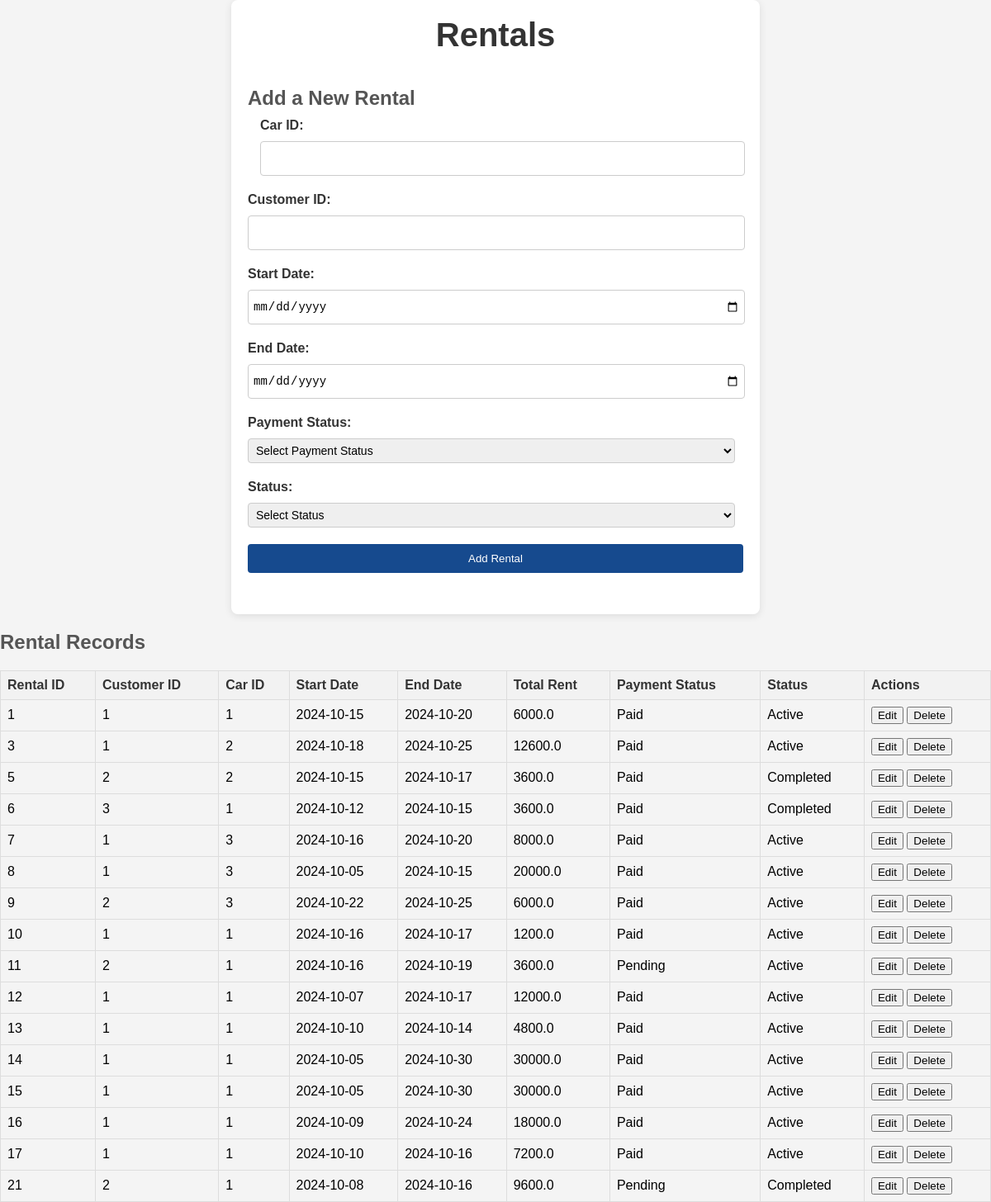
The page /rentals on the database its author committed.
### tables this page shows
CREATE TABLE Rental (
    rental_id INTEGER PRIMARY KEY AUTOINCREMENT,
    customer_id INTEGER NOT NULL,
    car_id INTEGER NOT NULL,
    rental_start_date DATE NOT NULL,
    rental_end_date DATE NOT NULL,
    total_rent REAL NOT NULL,
    payment_status TEXT NOT NULL CHECK (payment_status IN ('Paid', 'Pending')),
    status TEXT NOT NULL CHECK (status IN ('Active', 'Completed', 'Cancelled')),
    FOREIGN KEY (customer_id) REFERENCES Customer(customer_id),
    FOREIGN KEY (car_id) REFERENCES Car(car_id)
);

### app.py (the view, shortened to what this page needs)
@app.route('/rentals', methods=['GET', 'POST'])
def manage_rentals():
    conn = None
    try:
        conn = get_db_connection()
        cur = conn.cursor()
        cur.execute('''
            SELECT Rental.rental_id, car.car_id, Car.model, customer.customer_id, Customer.last_name,
                   Rental.rental_start_date, Rental.rental_end_date, Rental.total_rent,
                   Rental.payment_status, Rental.status
            FROM Rental
            JOIN Car ON Rental.car_id = Car.car_id
            JOIN Customer ON Rental.customer_id = Customer.customer_id
        ''')
        cur.execute('SELECT * FROM Rental')
        rentals = cur.fetchall()
        return render_template('rentals.html', rentals=rentals)
    except sqlite3.OperationalError as e:
        print(f"Database error: {e}")
        return "A database error occurred", 500
    finally:
        if conn:
            conn.close()

### app.py (called while the page is built)
def get_db_connection():
    conn = sqlite3.connect('car_rental.db', check_same_thread=False)
    conn.row_factory = sqlite3.Row  # Return rows as dictionaries
    return conn

### templates/rentals.html (shortened to what this page needs)
<!DOCTYPE html>
<html lang="en">
<head>
    <link rel="stylesheet" href="{{ url_for('static', filename='rentals.css') }}">
</head>
<body>
    <div class="container">
        <header>
            <h1>Rentals</h1>
        </header>
        <form action="/rentals" method="POST" class="rental-form">
            <h2>Add a New Rental</h2>
            <div class="form-group">
                <label for="car_id">Car ID:</label>
                <input type="text" id="car_id" name="car_id" required>
            </div>
            <div class="form-group">
                <label for="customer_id">Customer ID:</label>
                <input type="text" id="customer_id" name="customer_id" required>
            </div>
            <div class="form-group">
                <label for="rental_start_date">Start Date:</label>
                <input type="date" id="rental_start_date" name="rental_start_date" required>
            </div>
            <div class="form-group">
                <label for="rental_end_date">End Date:</label>
                <input type="date" id="rental_end_date" name="rental_end_date" required>
            </div>
            <div class="form-group">
                <label for="payment_status">Payment Status:</label>
                <select id="payment_status" name="payment_status" required>
                    <option value="">Select Payment Status</option>
                </select>
            </div>
            <div class="form-group">
                <label for="status">Status:</label>
                <select id="status" name="status" required>
                    <option value="">Select Status</option>
                </select>
            </div>
            <button type="submit" class="submit-button">Add Rental</button>
        </form>
    </div>
    <div>
        <h2>Rental Records</h2>
        <table class="rentals-table">
            <thead>
                <tr>
                    <th>Rental ID</th>
                    <th>Customer ID</th>
                    <th>Car ID</th>
                    <th>Start Date</th>
                    <th>End Date</th>
                    <th>Total Rent</th>
                    <th>Payment Status</th>
                    <th>Status</th>
                    <th>Actions</th>
                </tr>
            </thead>
            <tbody>
                {% for rental in rentals %}
                <tr>
                    <td>{{ rental['rental_id'] }}</td>
                    <td>{{ rental['customer_id'] }}</td>
                    <td>{{ rental['car_id'] }} </td>
                    <td>{{ rental['rental_start_date'] }}</td>
                    <td>{{ rental['rental_end_date'] }}</td>
                    <td>{{ rental['total_rent'] }}</td>
                    <td>{{ rental['payment_status'] }}</td>
                    <td>{{ rental['status'] }}</td>
                    <td>
                        <button type="button" class="toggle-update-button">Edit</button>
                        <form action="/delete_rental/{{ rental['rental_id'] }}" method="POST" style="display:inline;">
                            <button type="submit" class="delete-button">Delete</button>
                        </form>
                    </td>
                </tr>
                {% else %}
                <tr>
                    <td colspan="9">No rentals found.</td>
                </tr>
                {% endfor %}
            </tbody>
        </table>
    </div>
</body>
</html>

### static/rentals.css (style rules this page uses)
body { font-family: Arial, sans-serif; margin: 0; padding: 0; background-color: #f4f4f4; }
.container { max-width: 900px; margin: 20px auto; padding: 20px; background: white; border-radius: 8px; box-shadow: 0 2px 10px rgba(0, 0, 0, 0.1); }
header { text-align: center; margin-bottom: 20px; }
h1 { font-size: 2.5em; margin: 0; color: #333; }
h2 { font-size: 1.5em; color: #555; margin-bottom: 10px; }
.rental-form { margin-bottom: 30px; }
.form-group { margin-bottom: 15px; }
label { display: block; margin-bottom: 5px; color: #333; }
input[type="text"], input[type="date"], select { width: 100%; padding: 10px; border: 1px solid #ccc; border-radius: 4px; }
.submit-button { background-color: #164a8e; color: white; border: none; border-radius: 4px; padding: 10px 15px; cursor: pointer; transition: background-color 0.3s; }
.rentals-table { width: 100%; border-collapse: collapse; margin-top: 20px; }
.rentals-table th, .rentals-table td { border: 1px solid #ddd; padding: 10px; text-align: left; }
.rentals-table th { background-color: #f2f2f2; color: #333; }

### templates/rentals.html (style rules this page uses)
body { font-family: Arial, sans-serif; overflow-y: auto; }
.container { max-width: 600px; margin: 0 auto; padding: 20px; }
.rental-form { display: flex; flex-direction: column; }
.form-group { flex: 1; margin-right: 10px; }
.form-group:nth-child(2) { margin-left: 15px; }
label { font-weight: bold; }
input[type="text"], input[type="date"], select { width: 100%; padding: 5px; margin-top: 5px; margin-bottom: 5px; border: 1px solid #ccc; border-radius: 4px; height: 30px; font-size: 14px; }
.rentals-table { width: 100%; border-collapse: collapse; margin-top: 20px; }
.rentals-table th, .rentals-table td { border: 1px solid #ddd; padding: 8px; }
.rentals-table th { background-color: #f2f2f2; font-weight: bold; }

### rows shown on the page
Rental: rental_id "1", customer_id "1", car_id "1", rental_start_date "2024-10-15", rental_end_date "2024-10-20", total_rent "6000.0", payment_status "Paid", status "Active"
Rental: rental_id "3", customer_id "1", car_id "2", rental_start_date "2024-10-18", rental_end_date "2024-10-25", total_rent "12600.0", payment_status "Paid", status "Active"
Rental: rental_id "5", customer_id "2", car_id "2", rental_start_date "2024-10-15", rental_end_date "2024-10-17", total_rent "3600.0", payment_status "Paid", status "Completed"
Rental: rental_id "6", customer_id "3", car_id "1", rental_start_date "2024-10-12", rental_end_date "2024-10-15", total_rent "3600.0", payment_status "Paid", status "Completed"
Rental: rental_id "7", customer_id "1", car_id "3", rental_start_date "2024-10-16", rental_end_date "2024-10-20", total_rent "8000.0", payment_status "Paid", status "Active"
Rental: rental_id "8", customer_id "1", car_id "3", rental_start_date "2024-10-05", rental_end_date "2024-10-15", total_rent "20000.0", payment_status "Paid", status "Active"
Rental: rental_id "9", customer_id "2", car_id "3", rental_start_date "2024-10-22", rental_end_date "2024-10-25", total_rent "6000.0", payment_status "Paid", status "Active"
Rental: rental_id "10", customer_id "1", car_id "1", rental_start_date "2024-10-16", rental_end_date "2024-10-17", total_rent "1200.0", payment_status "Paid", status "Active"
Rental: rental_id "11", customer_id "2", car_id "1", rental_start_date "2024-10-16", rental_end_date "2024-10-19", total_rent "3600.0", payment_status "Pending", status "Active"
Rental: rental_id "12", customer_id "1", car_id "1", rental_start_date "2024-10-07", rental_end_date "2024-10-17", total_rent "12000.0", payment_status "Paid", status "Active"
Rental: rental_id "13", customer_id "1", car_id "1", rental_start_date "2024-10-10", rental_end_date "2024-10-14", total_rent "4800.0", payment_status "Paid", status "Active"
Rental: rental_id "14", customer_id "1", car_id "1", rental_start_date "2024-10-05", rental_end_date "2024-10-30", total_rent "30000.0", payment_status "Paid", status "Active"
Rental: rental_id "15", customer_id "1", car_id "1", rental_start_date "2024-10-05", rental_end_date "2024-10-30", total_rent "30000.0", payment_status "Paid", status "Active"
Rental: rental_id "16", customer_id "1", car_id "1", rental_start_date "2024-10-09", rental_end_date "2024-10-24", total_rent "18000.0", payment_status "Paid", status "Active"
Rental: rental_id "17", customer_id "1", car_id "1", rental_start_date "2024-10-10", rental_end_date "2024-10-16", total_rent "7200.0", payment_status "Paid", status "Active"
Rental: rental_id "21", customer_id "2", car_id "1", rental_start_date "2024-10-08", rental_end_date "2024-10-16", total_rent "9600.0", payment_status "Pending", status "Completed"
